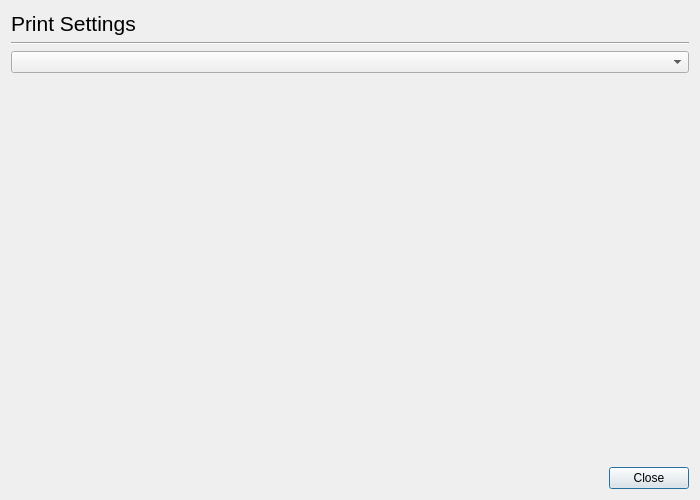
<ui version="4.0" >
 <class>Dialog</class>
 <widget class="QDialog" name="Dialog" >
  <property name="windowModality" >
   <enum>Qt::ApplicationModal</enum>
  </property>
  <property name="geometry" >
   <rect>
    <x>0</x>
    <y>0</y>
    <width>700</width>
    <height>500</height>
   </rect>
  </property>
  <property name="windowTitle" >
   <string>HP Device Manager - Print Settings</string>
  </property>
  <layout class="QGridLayout" >
   <item row="0" column="0" >
    <widget class="QLabel" name="TitleLabel" >
     <property name="font" >
      <font>
       <pointsize>16</pointsize>
      </font>
     </property>
     <property name="text" >
      <string>Print Settings</string>
     </property>
    </widget>
   </item>
   <item row="1" column="0" colspan="2" >
    <widget class="Line" name="line" >
     <property name="orientation" >
      <enum>Qt::Horizontal</enum>
     </property>
    </widget>
   </item>
   <item row="2" column="0" colspan="2" >
    <widget class="PrinterNameComboBox" name="PrinterName" />
   </item>
   <item row="3" column="0" colspan="2" >
    <widget class="PrintSettingsToolbox" name="OptionsToolBox" >
     <property name="sizePolicy" >
      <sizepolicy vsizetype="Expanding" hsizetype="Expanding" >
       <horstretch>0</horstretch>
       <verstretch>0</verstretch>
      </sizepolicy>
     </property>
     <property name="currentIndex" >
      <number>-1</number>
     </property>
    </widget>
   </item>
   <item row="4" column="0" >
    <spacer>
     <property name="orientation" >
      <enum>Qt::Horizontal</enum>
     </property>
     <property name="sizeHint" >
      <size>
       <width>461</width>
       <height>20</height>
      </size>
     </property>
    </spacer>
   </item>
   <item row="4" column="1" >
    <widget class="QPushButton" name="CloseButton" >
     <property name="text" >
      <string>Close</string>
     </property>
    </widget>
   </item>
  </layout>
 </widget>
 <customwidgets>
  <customwidget>
   <class>PrinterNameComboBox</class>
   <extends>QComboBox</extends>
   <header>printernamecombobox.h</header>
  </customwidget>
  <customwidget>
   <class>PrintSettingsToolbox</class>
   <extends>QToolBox</extends>
   <header>printsettingstoolbox.h</header>
   <container>1</container>
  </customwidget>
 </customwidgets>
 <resources/>
 <connections/>
</ui>
